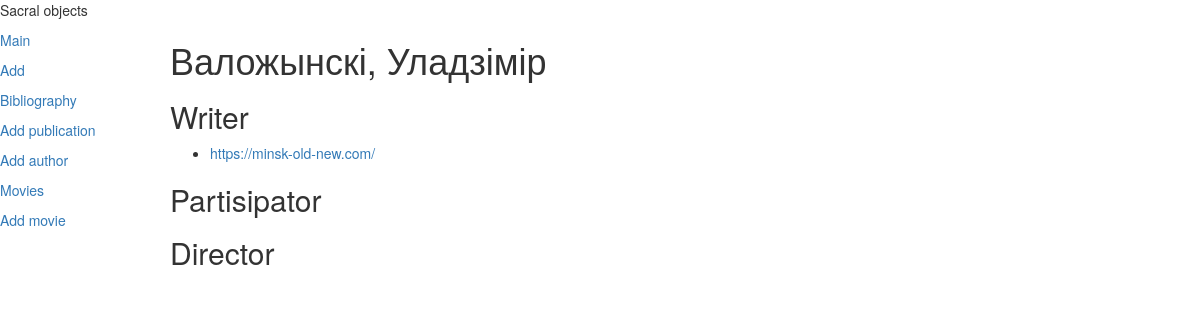
/authors/4/, run on an earlier commit of the app's database.
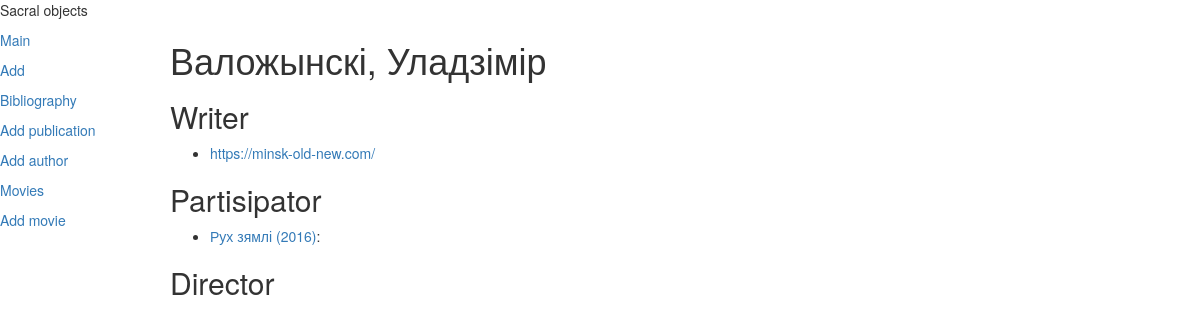
And on a later commit of the database.
### volumbf/models.py (models this page shows)
class Mentions(models.Model):
    work = models.TextField(verbose_name='Праца')
    year = models.PositiveIntegerField(blank=True, null=True)
    sacral_objects = models.ManyToManyField(Stones, related_name='mentions', verbose_name='Сакральны аб\'ект')
    def __str__(self):
        return self.work
    class Meta:
        verbose_name_plural = 'Узгадкі'
        verbose_name = 'Узгадка'
        ordering = ['work']

### movie/models.py (models this page shows, shortened)
class Role(models.Model):
    movie = models.ForeignKey(Movie, on_delete=models.DO_NOTHING, verbose_name='Фільм')
    author = models.ForeignKey(Authors, on_delete=models.DO_NOTHING, verbose_name='Аўтар')
    participation = models.CharField(max_length=140)
    class Meta:
        unique_together = ('movie', 'author', 'participation')
        verbose_name = 'Удзел'
        verbose_name_plural = 'Удзел'

class Movie(models.Model):
    DOCUMENTARY = 0
    ART = 1
    NEWSREEL = 2
    REPORTAGE = 3
    RATINGS = (
        (DOCUMENTARY, 'Знята ў час аўтэнтычнага абрада'),
        (ART, 'Мастацкае асэнсаванне'),
        (NEWSREEL, 'Апрацаваны запіс аўтэнтычнага абраду'),
        (REPORTAGE, 'Непасрэдная перадача падзеі'),
    )
    title = models.CharField(max_length=140)
    plot = models.TextField()
    year = models.PositiveIntegerField()
    rating = models.IntegerField(
        choices=RATINGS,
        default=DOCUMENTARY)
    director = models.ManyToManyField(to='volumbf.Authors', related_name='directed_by', blank=True)
    creators = models.ManyToManyField(to='volumbf.Authors', through='Role', related_name='created_by', blank=True)
    website = models.URLField(blank=True)
    objects = MovieManager()
    class Meta:
        ordering = ('-year', 'title')
        verbose_name = 'Фільм'
        verbose_name_plural = 'Фільмы'
    def __str__(self):
        return '{} ({})'.format(self.title, self.year)

### volumbf/views.py (the view)
# urls.py: path('authors/<int:pk>/', AuthorDetail.as_view(), name='authors_detail'),
class AuthorDetail(DetailView):
    queryset = Authors.objects.all_with_prefetch_movies_and_mentions()

### volumbf/models.py (called while the page is built)
    def __str__(self):
        return self.author

### volumbf/templates/volumbf/authors_detail.html (shortened to what this page needs)
{% extends "layout/basic.html" %}
{% block content %}
    <h1>{{ object }}</h1>
    <h2>Writer</h2>
        <ul >
            {% for publication in object.publications.all %}
                <li >
                    <a href="{% url 'work_detail' publication.pk %}"> {{ publication }}</a>
                </li>
            {% endfor %}
        </ul>
    <h2>Partisipator</h2>
            <ul >
            {% for role in object.role_set.all %}
                <li >
                    <a href="{% url 'movie:MovieDetail' role.movie.id %}"> {{ role.movie }}</a>:
                </li>
            {% endfor %}
        </ul>
    <h2>Director</h2>
{% endblock %}

What changed in the data, as far as the page shows it:
added Role: movie "Рух зямлі (2016)"
